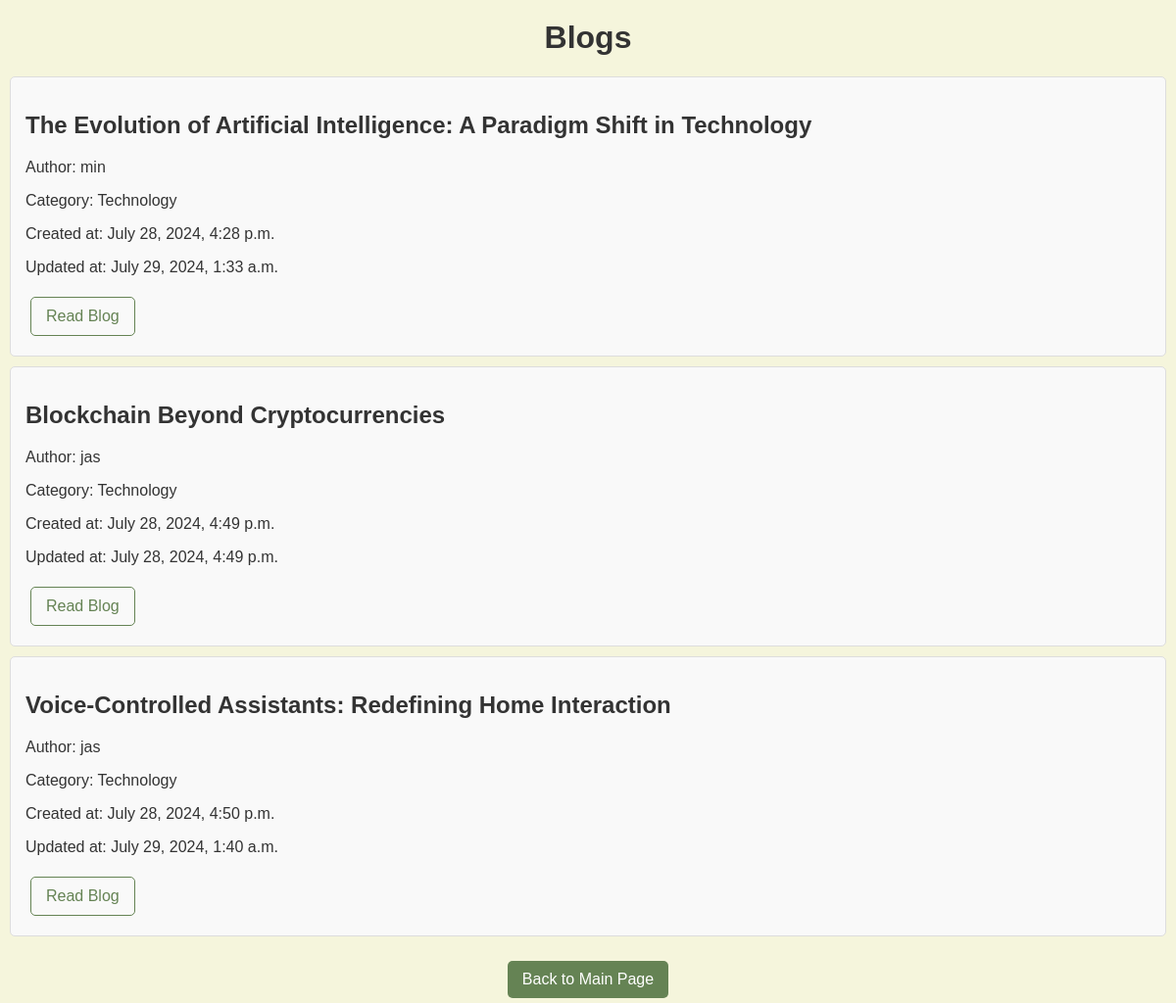
Screenshot of /blogs/category/technology/ with the database file from the repository.
### blogapp/models.py (models this page shows, shortened)
class Blog(models.Model):
    STATUS_CHOICES = [
        ('publish', 'Publish'),
    ]
    CATEGORY_CHOICES = [
        ('technology', 'Technology'),
        ('literacy', 'Literacy'),
        ('travel', 'Travel'),
        ('food', 'Food'),
        ('personal', 'Personal'),
        ('business', 'Business'),
        ('education', 'Education'),
        ('health', 'Health'),
        ('fashion', 'Fashion'),
        ('sports', 'Sports'),
        ('artistic', 'Artistic'),
        ('Other', 'Other'),
    ]
    title = models.CharField(max_length=200)
    status = models.CharField(max_length=10, choices=STATUS_CHOICES, default='publish')
    category = models.CharField(max_length=20, choices=CATEGORY_CHOICES, default='Other')
    content = models.TextField()
    author = models.ForeignKey(User, on_delete=models.CASCADE, null=True, blank=True)
    created_at = models.DateTimeField(auto_now_add=True)
    updated_at = models.DateTimeField(auto_now=True)

### blogapp/views.py (the view)
# urls.py: path('blogs/category/<str:category_name>/', views.category_blogs, name='category_blogs'),
def category_blogs(request, category_name):
    blogs = Blog.objects.filter(category__iexact=category_name)
    return render(request, 'category_blogs.html', {'blogs': blogs})

### blogapp/templates/category_blogs.html (shortened to what this page needs)
<!DOCTYPE html>
<html lang="en">
<head>
    {% load static %}
    <link rel="stylesheet" href="{% static 'css/category_blogs.css' %}">
</head>
<body>
    <h1>Blogs</h1>
    <ul>
        {% for blog in blogs %}
            <li>
                <h2>{{ blog.title }}</h2>
                <p>Author: {{ blog.author.username }}</p>
                <p>Category: {{ blog.get_category_display }}</p>
                <p>Created at: {{ blog.created_at }}</p>
                <p>Updated at: {{ blog.updated_at }}</p>
                <button class="button-link" onclick="toggleContent('{{ blog.id }}')">Read Blog</button>
            </li>
        {% endfor %}
    </ul>
    <div class="button-container">
        <a href="{% url 'main' %}" class="btn">Back to Main Page</a>
    </div>
</body>
</html>

### blogapp/static/css/category_blogs.css (style rules this page uses)
body { font-family: Arial, sans-serif; background-color: beige; color: #333; margin: 0; padding: 0; }
h1 { text-align: center; color: #333; margin-top: 20px; }
ul { list-style-type: none; padding: 0; margin: 0; }
li { border: 1px solid #ddd; border-radius: 5px; margin: 10px; padding: 15px; background-color: #f9f9f9; }
.button-link, .btn { display: inline-block; padding: 10px 15px; margin: 5px; border-radius: 5px; text-decoration: none; font-size: 16px; cursor: pointer; border: none; transition: background-color 0.3s ease, color 0.3s ease; }
.button-link { background-color: transparent; color: #658354; border: 1px solid #658354; }
.btn { background-color: #658354; color: white; }
.button-container { text-align: center; margin-top: 20px; }

### blogapp/templates/category_blogs.html (style rules this page uses)
.button-link { cursor: pointer; }

### rows the page displays
Blog: title "The Evolution of Artificial Intelligence: A Paradigm Shift in Technology", author.username "min", category "Technology", created_at "July 28, 2024, 4:28 p.m.", updated_at "July 29, 2024, 1:33 a.m."
Blog: title "Blockchain Beyond Cryptocurrencies", author.username "jas", category "Technology", created_at "July 28, 2024, 4:49 p.m.", updated_at "July 28, 2024, 4:49 p.m."
Blog: title "Voice-Controlled Assistants: Redefining Home Interaction", author.username "jas", category "Technology", created_at "July 28, 2024, 4:50 p.m.", updated_at "July 29, 2024, 1:40 a.m."
